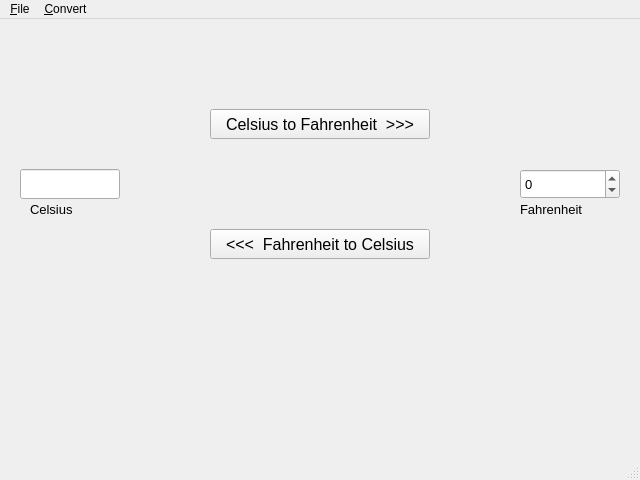
<?xml version="1.0" encoding="UTF-8"?>
<ui version="4.0">
 <class>MainWindow</class>
 <widget class="QMainWindow" name="MainWindow">
  <property name="geometry">
   <rect>
    <x>0</x>
    <y>0</y>
    <width>640</width>
    <height>480</height>
   </rect>
  </property>
  <property name="windowTitle">
   <string>MainWindow</string>
  </property>
  <widget class="QWidget" name="centralwidget">
   <widget class="QPushButton" name="btnFtoC">
    <property name="geometry">
     <rect>
      <x>210</x>
      <y>210</y>
      <width>220</width>
      <height>30</height>
     </rect>
    </property>
    <property name="font">
     <font>
      <pointsize>12</pointsize>
     </font>
    </property>
    <property name="text">
     <string>&lt;&lt;&lt;  Fahrenheit to Celsius</string>
    </property>
   </widget>
   <widget class="QPushButton" name="btnCtoF">
    <property name="geometry">
     <rect>
      <x>210</x>
      <y>90</y>
      <width>220</width>
      <height>30</height>
     </rect>
    </property>
    <property name="font">
     <font>
      <pointsize>12</pointsize>
     </font>
    </property>
    <property name="text">
     <string>Celsius to Fahrenheit  &gt;&gt;&gt;</string>
    </property>
   </widget>
   <widget class="QLineEdit" name="editCel">
    <property name="geometry">
     <rect>
      <x>20</x>
      <y>150</y>
      <width>100</width>
      <height>30</height>
     </rect>
    </property>
   </widget>
   <widget class="QSpinBox" name="spinFahr">
    <property name="geometry">
     <rect>
      <x>520</x>
      <y>150</y>
      <width>100</width>
      <height>30</height>
     </rect>
    </property>
    <property name="font">
     <font>
      <pointsize>10</pointsize>
     </font>
    </property>
    <property name="minimum">
     <number>-32767</number>
    </property>
    <property name="maximum">
     <number>32767</number>
    </property>
   </widget>
   <widget class="QLabel" name="label">
    <property name="geometry">
     <rect>
      <x>30</x>
      <y>180</y>
      <width>70</width>
      <height>20</height>
     </rect>
    </property>
    <property name="font">
     <font>
      <pointsize>10</pointsize>
     </font>
    </property>
    <property name="text">
     <string>Celsius</string>
    </property>
   </widget>
   <widget class="QLabel" name="label_2">
    <property name="geometry">
     <rect>
      <x>520</x>
      <y>180</y>
      <width>70</width>
      <height>20</height>
     </rect>
    </property>
    <property name="font">
     <font>
      <pointsize>10</pointsize>
     </font>
    </property>
    <property name="text">
     <string>Fahrenheit</string>
    </property>
   </widget>
  </widget>
  <widget class="QMenuBar" name="menubar">
   <property name="geometry">
    <rect>
     <x>0</x>
     <y>0</y>
     <width>640</width>
     <height>29</height>
    </rect>
   </property>
   <widget class="QMenu" name="menuFile">
    <property name="title">
     <string>&amp;File</string>
    </property>
    <addaction name="actionExit"/>
   </widget>
   <widget class="QMenu" name="menuConvert">
    <property name="title">
     <string>&amp;Convert</string>
    </property>
    <addaction name="actionC_to_F"/>
    <addaction name="actionF_to_C"/>
   </widget>
   <addaction name="menuFile"/>
   <addaction name="menuConvert"/>
  </widget>
  <widget class="QStatusBar" name="statusbar"/>
  <action name="actionExit">
   <property name="text">
    <string>E&amp;xit</string>
   </property>
  </action>
  <action name="actionC_to_F">
   <property name="text">
    <string>&amp;C to F</string>
   </property>
  </action>
  <action name="actionF_to_C">
   <property name="text">
    <string>&amp;F to C</string>
   </property>
  </action>
 </widget>
 <resources/>
 <connections/>
</ui>
